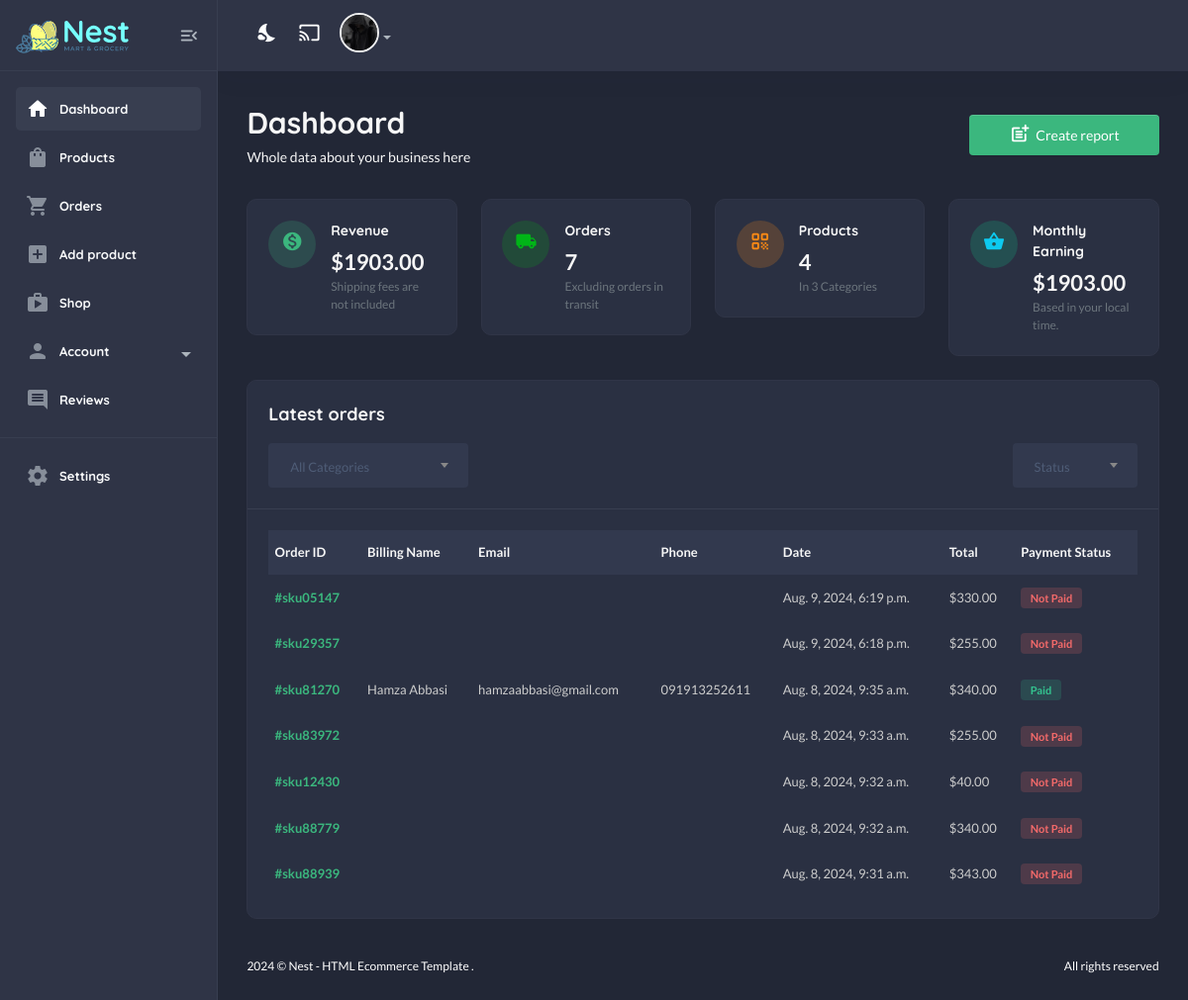
Page /useradmin/dashboard/ (signed in) on the earlier database version.
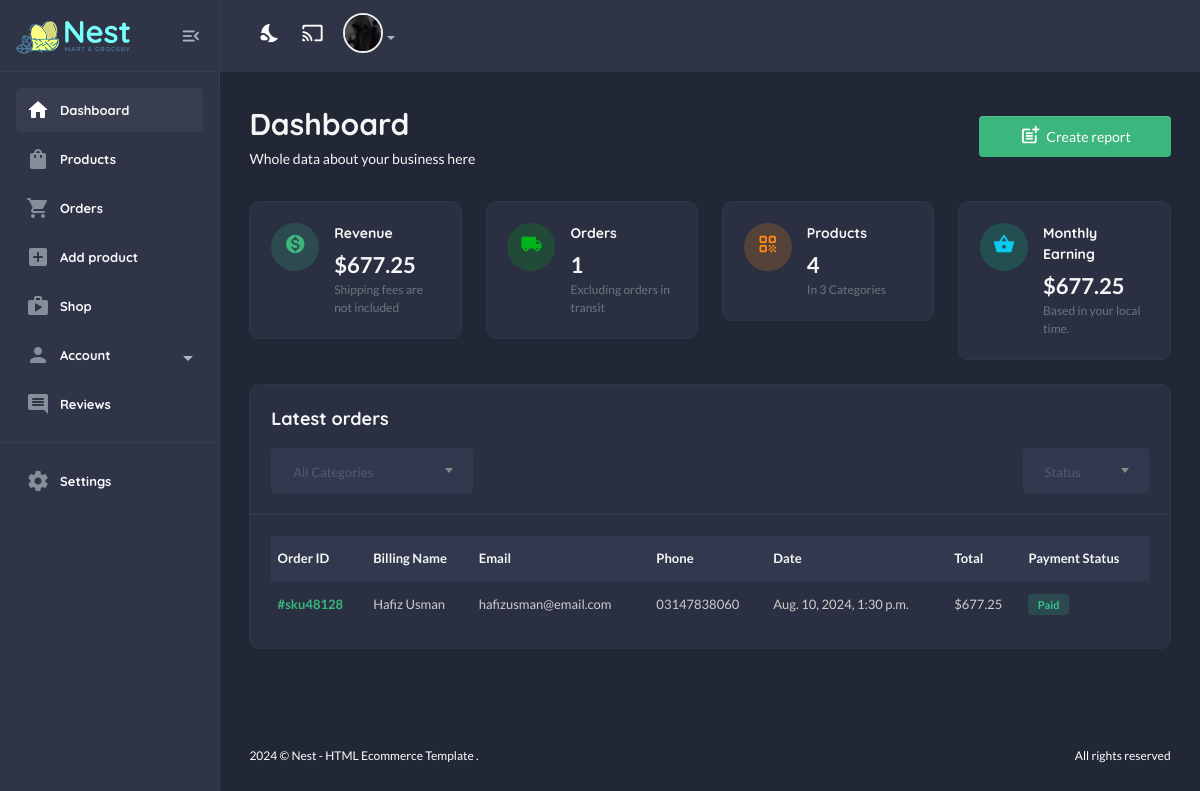
Same page on the later database version.
### core/models.py (models this page shows)
class CartOrder(models.Model):
    user = models.ForeignKey(User, on_delete=models.CASCADE)
    full_name = models.CharField(max_length=100, null=True, blank=True)
    email = models.CharField(max_length=100, null=True, blank=True)
    phone = models.CharField(max_length=100, null=True, blank=True)
    address = models.CharField(max_length=100, null=True, blank=True)
    city = models.CharField(max_length=100, null=True, blank=True)
    state = models.CharField(max_length=100, null=True, blank=True)
    country = models.CharField(max_length=100, null=True, blank=True)
    coupon = models.ManyToManyField("core.Coupon", blank=True)
    price = models.DecimalField(max_digits=12, decimal_places=2, default="0.00")
    saved = models.DecimalField(max_digits=12, decimal_places=2, default="0.00")
    shipping_method = models.CharField(max_length=100, null=True, blank=True)
    tracking_id = models.CharField(max_length=100, null=True, blank=True)
    tracking_website_address = models.CharField(max_length=100, null=True, blank=True)
    paid_status = models.BooleanField(default=False)
    order_date = models.DateTimeField(auto_now_add=True)
    product_status = models.CharField(choices = STATUS_CHOICE, max_length=50, default="processing", null=True, blank=True)
    stripe_payment_intent = models.CharField(max_length=100, null=True, blank=True)
    sku = ShortUUIDField(null=True, blank=True, length =5, max_length=10, prefix="sku", alphabet="1234567890")
    oid = ShortUUIDField(null=True, blank=True, length =5, max_length=10, alphabet="1234567890")
    class Meta:
        verbose_name_plural = "Cart Order"

### useradmin/decorators.py (the view)
    def wrapper(request, *args, **kwargs):
        if request.user.is_superuser != True:
            messages.warning(request, "You are not authorized to access this page!")
            return redirect("/user/login")
        return view_func(request, *args, **kwargs)

### core/context_processors.py (called while the page is built)
def default(request):
    categories = Category.objects.all()
    vendors = Vendor.objects.all()
    min_max_price = Product.objects.aggregate(Min("price"), Max("price"))
    if request.user.is_authenticated:
        try:
            address = Address.objects.filter(user=request.user)
        except Address.DoesNotExist:
            address = None
    else:
        address = None
    try:
        wishlist = WishList.objects.filter(user=request.user)
    except:
        messages.success(request, "you need to login first")
        wishlist = 0
    return {
        "categories": categories,
        "address": address,
        "vendors": vendors,
        "wishlist": wishlist,
        "min_max_price": min_max_price,
    }

### templates/useradmin/dashboard.html (shortened to what the changed rows need)
{% extends "useradmin/base.html" %}
    {% load static %}
        {% block content %}
            <section class="content-main">
                <div class="content-header">
                    <div>
                        <h2 class="content-title card-title">Dashboard</h2>
                    </div>
                </div>
                <div class="row">
                    <div class="col-lg-3">
                        <div class="card card-body mb-4">
                            <article class="icontext">
                                <div class="text">
                                    <h6 class="mb-1 card-title">Revenue</h6>
                                    <span>${{revenue.price|floatformat:2}}</span>
                                    <span class="text-sm"> Shipping fees are not included </span>
                                </div>
                            </article>
                        </div>
                    </div>
                    <div class="col-lg-3">
                        <div class="card card-body mb-4">
                            <article class="icontext">
                                <div class="text">
                                    <h6 class="mb-1 card-title">Orders</h6>
                                    <span>{{total_orders_count.count}}</span>
                                    <span class="text-sm"> Excluding orders in transit </span>
                                </div>
                            </article>
                        </div>
                    </div>
                    <div class="col-lg-3">
                        <div class="card card-body mb-4">
                            <article class="icontext">
                                <div class="text">
                                    <h6 class="mb-1 card-title">Monthly Earning</h6>
                                    <span>${{monthly_revenue.price|floatformat:2}}</span>
                                    <span class="text-sm"> Based in your local time. </span>
                                </div>
                            </article>
                        </div>
                    </div>
                </div>
                <div class="card mb-4">
                    <div class="card-body">
                        <div class="table-responsive">
                            <div class="table-responsive">
                                <table class="table align-middle table-nowrap mb-0">
                                    <thead class="table-light">
                                        <tr>
                                            <th class="align-middle" scope="col">Order ID</th>
                                            <th class="align-middle" scope="col">Billing Name</th>
                                            <th class="align-middle" scope="col">Email</th>
                                            <th class="align-middle" scope="col">Phone</th>
                                            <th class="align-middle" scope="col">Date</th>
                                            <th class="align-middle" scope="col">Total</th>
                                            <th class="align-middle" scope="col">Payment Status</th>
                                        </tr>
                                    </thead>
                                    <tbody>
                                        {% for l in latest_orders %}
                                            <tr>
                                                <td><a href="#" class="fw-bold">#{{l.sku}}</a></td>
                                                <td>{{l.full_name}}</td>
                                                <td>{{l.email}}</td>
                                                <td>{{l.phone}}</td>
                                                <td>{{l.order_date}}</td>
                                                <td>${{l.price}}</td>
                                                <td>
                                                    {% if l.paid_status == True %}
                                                    <span class="badge badge-pill badge-soft-success">Paid</span>
                                                    {% else %}
                                                    <span class="badge badge-pill badge-soft-danger">Not Paid</span>
                                                    {% endif %}
                                                </td>
                                            </tr>
                                        {% endfor %}
                                    </tbody>
                                </table>
                            </div>
                        </div>
                    </div>
                </div>
            </section>
        {% endblock content%}

Differences in the rows shown:
removed CartOrder: sku "sku05147", order_date "Aug. 9, 2024, 6:19 p.m.", price "330.00", paid_status "Not Paid"
removed CartOrder: sku "sku29357", order_date "Aug. 9, 2024, 6:18 p.m.", price "255.00", paid_status "Not Paid"
removed CartOrder: sku "sku81270", full_name "Hamza Abbasi", email "hamzaabbasi@gmail.com", phone "091913252611", order_date "Aug. 8, 2024, 9:35 a.m.", price "340.00", paid_status "Paid"
removed CartOrder: sku "sku83972", order_date "Aug. 8, 2024, 9:33 a.m.", price "255.00", paid_status "Not Paid"
removed CartOrder: sku "sku12430", order_date "Aug. 8, 2024, 9:32 a.m.", price "40.00", paid_status "Not Paid"
removed CartOrder: sku "sku88779", order_date "Aug. 8, 2024, 9:32 a.m.", price "340.00", paid_status "Not Paid"
removed CartOrder: sku "sku88939", order_date "Aug. 8, 2024, 9:31 a.m.", price "343.00", paid_status "Not Paid"
added CartOrder: sku "sku48128", full_name "Hafiz Usman", email "hafizusman@email.com", phone "03147838060", order_date "Aug. 10, 2024, 1:30 p.m.", price "677.25", paid_status "Paid"
Other differences:
{{ revenue.price|floatformat:2 }}: "1903.00" → "677.25"
{{ total_orders_count.count }}: "7" → "1"
{{ monthly_revenue.price|floatformat:2 }}: "1903.00" → "677.25"
